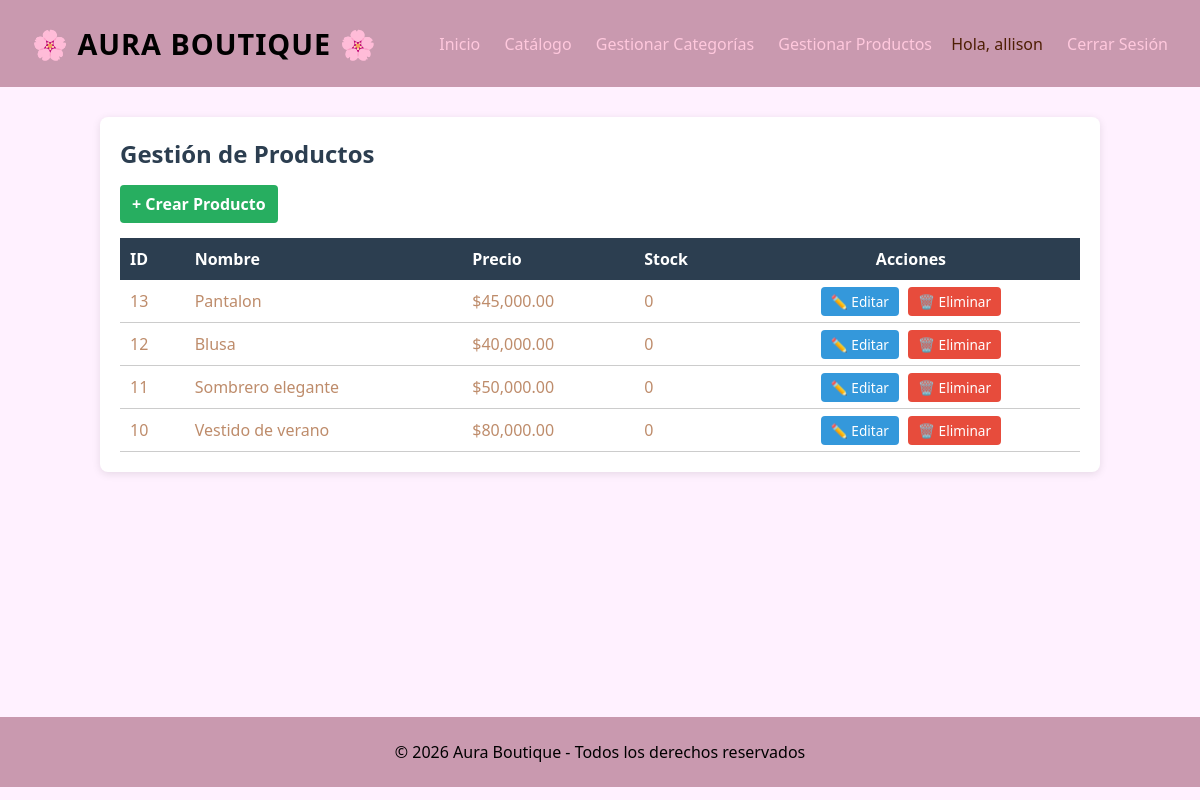
Page /producto/gestion (signed in) on the committed database.
### tables this page shows
CREATE TABLE `productos` (
  `id_producto` int(10) UNSIGNED NOT NULL,
  `id_categoria` int(10) UNSIGNED NOT NULL,
  `nombre` varchar(150) NOT NULL,
  `descripcion` text DEFAULT NULL,
  `precio` decimal(10,2) NOT NULL,
  `imagen` varchar(255) DEFAULT NULL,
  `estado` enum('activo','inactivo') NOT NULL DEFAULT 'activo',
  `fecha_creacion` timestamp NOT NULL DEFAULT current_timestamp(),
  `fecha_actualizacion` timestamp NOT NULL DEFAULT current_timestamp() ON UPDATE current_timestamp()
);

### autoload.php (called while the page is built, shortened)
<?php
function controllers_autoload($classname) {
    $file = __DIR__ . '/controllers/' . $classname . '.php';
}

### config/db.php (called while the page is built)
<?php
class Database {
    public static function connect() {
        $db = new mysqli('localhost', 'root', '', 'aura_boutique');
        $db->query("SET NAMES 'utf8'");
        return $db;
    }
}

### models/producto.php (called while the page is built, shortened)
<?php
class Producto {
    private $db;
    public function __construct() {
        $this->db = Database::connect();
    }
    public function getAll() {
        $productos = $this->db->query("SELECT * FROM productos ORDER BY id_producto DESC;");
        return $productos;
    }
}

### views/producto/gestion.php (the view)
<div style="max-width: 1000px; margin: 0 auto; background: white; padding: 20px; border-radius: 8px; box-shadow: 0 2px 8px rgba(0,0,0,0.1);">
    <h2 style="margin-bottom: 15px; color: #2c3e50;">Gestión de Productos</h2>
    <a href="<?=base_url?>Producto/crear" style="display: inline-block; background: #27ae60; color: white; padding: 8px 12px; text-decoration: none; border-radius: 4px; margin-bottom: 15px; font-weight: bold;">+ Crear Producto</a>
    <table style="width: 100%; border-collapse: collapse;">
        <thead>
            <tr style="background: #2c3e50; color: white;">
                <th style="padding: 10px; text-align: left;">ID</th>
                <th style="padding: 10px; text-align: left;">Nombre</th>
                <th style="padding: 10px; text-align: left;">Precio</th>
                <th style="padding: 10px; text-align: left;">Stock</th>
                <th style="padding: 10px; text-align: center;">Acciones</th>
            </tr>
        </thead>
        <tbody>
            <?php while($pro = $productos->fetch_object()): ?>
                <?php $id_actual = $pro->id_producto ?? $pro->id; ?>
                <tr style="border-bottom: 1px solid #ccc;">
                    <td style="padding: 10px;"><?= $id_actual ?></td>
                    <td style="padding: 10px;"><?= $pro->nombre ?></td>
                    <td style="padding: 10px;">$<?= number_format($pro->precio, 2) ?></td>
                    <td style="padding: 10px;"><?= isset($pro->stock) ? $pro->stock : ($pro->unidades ?? 0) ?></td>
                    <td style="padding: 10px; text-align: center;">
                        <a href="<?=base_url?>Producto/editar&id=<?=$id_actual?>" style="background: #3498db; color: white; padding: 5px 10px; text-decoration: none; border-radius: 4px; margin-right: 5px; font-size: 0.85rem;" title="Editar">✏️ Editar</a>
                        <a href="<?=base_url?>Producto/eliminar&id=<?=$id_actual?>" onclick="return confirm('¿Estás seguro de eliminar este producto?')" style="background: #e74c3c; color: white; padding: 5px 10px; text-decoration: none; border-radius: 4px; font-size: 0.85rem;" title="Eliminar">🗑️ Eliminar</a>
                    </td>
                </tr>
            <?php endwhile; ?>
        </tbody>
    </table>
</div>

### index.php (shortened to what this page needs)
<?php
require_once 'config/db.php';
require_once 'autoload.php';
if (isset($_GET['url'])) {
    $url = explode('/', trim($_GET['url'], '/'));
    $controller_name = ucfirst($url[0]) . 'Controller';
    $action_name = isset($url[1]) ? $url[1] : action_default;
} else {
    $controller_name = isset($_GET['controller']) ? $_GET['controller'] . 'Controller' : controller_default;
    $action_name = isset($_GET['action']) ? $_GET['action'] : action_default;
}
if (class_exists($controller_name)) {
    $controlador = new $controller_name();
    if (method_exists($controlador, $action_name)) {
        $controlador->$action_name();
    } else {
        echo "<h1>La página que buscas no existe (Acción no encontrada)</h1>";
    }
} else {
    echo "<h1>La página que buscas no existe (Controlador no encontrado)</h1>";
}

### controllers/ProductoController.php (shortened to what this page needs)
<?php
require_once 'models/producto.php';
class ProductoController {
    public function gestion() {
        if (isset($_SESSION['admin'])) {
            $producto = new Producto();
            $productos = $producto->getAll();
            require_once 'views/layout/header.php';
            require_once 'views/producto/gestion.php';
            require_once 'views/layout/footer.php';
        } else {
            header("Location: " . base_url);
        }
    }
}

### views/layout/header.php (shortened to what this page needs)
<!DOCTYPE html>
<html lang="es">
<head>
</head>
<body>
    <header>
        <h1>🌸 AURA BOUTIQUE 🌸</h1>
        <nav>
            <a href="<?=base_url?>">Inicio</a>
            <a href="#">Catálogo</a>
            <?php if (isset($_SESSION['admin'])): ?>
                <a href="<?=base_url?>categoria/index" style="color: #ffc8dd;">Gestionar Categorías</a>
                <a href="<?=base_url?>producto/gestion" style="color: #ffc8dd;">Gestionar Productos</a>
            <?php endif; ?>
            <?php if (isset($_SESSION['identity'])): ?>
                <span style="color: #4e1e04; margin-left: 15px;">Hola, <?= $_SESSION['identity']->nombres ?></span>
                <a href="<?=base_url?>usuario/logout">Cerrar Sesión</a>
            <?php else: ?>
                <a href="<?=base_url?>usuario/registro">Registro</a>
                <a href="<?=base_url?>usuario/login">Login</a>
            <?php endif; ?>
        </nav>
    </header>
    <div class="container">

### views/layout/footer.php
</div>
    <footer>
        <p>&copy; <?=date('Y')?> Aura Boutique - Todos los derechos reservados</p>
    </footer>
</body>
</html>

### views/layout/header.php (style rules this page uses)
* { box-sizing: border-box; margin: 0; padding: 0; font-family: 'Segoe UI', Tahoma, Geneva, Verdana, sans-serif; }
body { background-color: #fff1ff; color: #be8c6b; }
header { background: #c999af; color: black; padding: 1.5rem 2rem; display: flex; justify-content: space-between; align-items: center; }
header h1 { font-size: 1.8rem; letter-spacing: 1px; }
nav a { color: #ffc8dd; text-decoration: none; margin-left: 20px; font-weight: 500; transition: color #ffc8dd; }
.container { max-width: 1100px; margin: 30px auto; padding: 0 20px; min-height: 70vh; }
footer { background: #c999af; color: black; text-align: center; padding: 1.5rem; margin-top: 40px; }

### rows in the picture
productos: id_producto "13", nombre "Pantalon", precio "45,000.00", unidades "0"
productos: id_producto "12", nombre "Blusa", precio "40,000.00", unidades "0"
productos: id_producto "11", nombre "Sombrero elegante", precio "50,000.00", unidades "0"
productos: id_producto "10", nombre "Vestido de verano", precio "80,000.00", unidades "0"

### other values in the picture
$_SESSION['identity']->nombres "allison"
